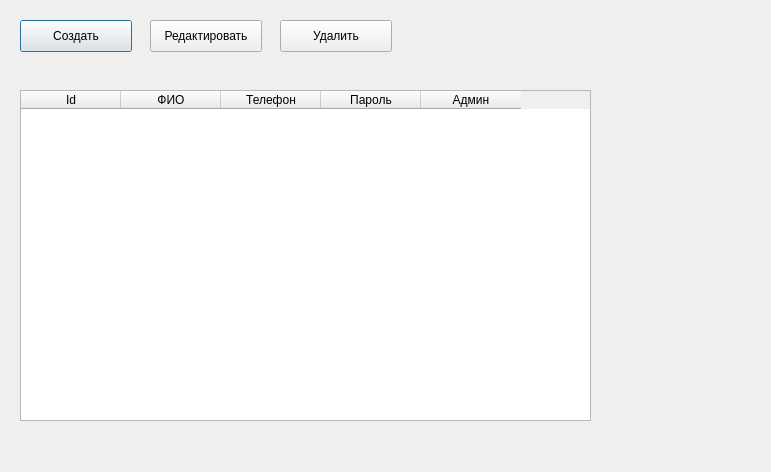
<?xml version="1.0" encoding="UTF-8"?>
<ui version="4.0">
 <class>ManagersDialog</class>
 <widget class="QDialog" name="ManagersDialog">
  <property name="geometry">
   <rect>
    <x>0</x>
    <y>0</y>
    <width>771</width>
    <height>472</height>
   </rect>
  </property>
  <property name="windowTitle">
   <string>Менеджеры</string>
  </property>
  <widget class="QTableWidget" name="tableWidget">
   <property name="geometry">
    <rect>
     <x>20</x>
     <y>90</y>
     <width>571</width>
     <height>331</height>
    </rect>
   </property>
   <column>
    <property name="text">
     <string>Id</string>
    </property>
   </column>
   <column>
    <property name="text">
     <string>ФИО</string>
    </property>
   </column>
   <column>
    <property name="text">
     <string>Телефон</string>
    </property>
   </column>
   <column>
    <property name="text">
     <string>Пароль</string>
    </property>
   </column>
   <column>
    <property name="text">
     <string>Админ</string>
    </property>
   </column>
  </widget>
  <widget class="QPushButton" name="pushButton">
   <property name="geometry">
    <rect>
     <x>20</x>
     <y>20</y>
     <width>112</width>
     <height>32</height>
    </rect>
   </property>
   <property name="text">
    <string>Создать</string>
   </property>
  </widget>
  <widget class="QPushButton" name="pushButton_2">
   <property name="geometry">
    <rect>
     <x>150</x>
     <y>20</y>
     <width>112</width>
     <height>32</height>
    </rect>
   </property>
   <property name="text">
    <string>Редактировать</string>
   </property>
  </widget>
  <widget class="QPushButton" name="pushButton_3">
   <property name="geometry">
    <rect>
     <x>280</x>
     <y>20</y>
     <width>112</width>
     <height>32</height>
    </rect>
   </property>
   <property name="text">
    <string>Удалить</string>
   </property>
  </widget>
 </widget>
 <resources/>
 <connections/>
</ui>
